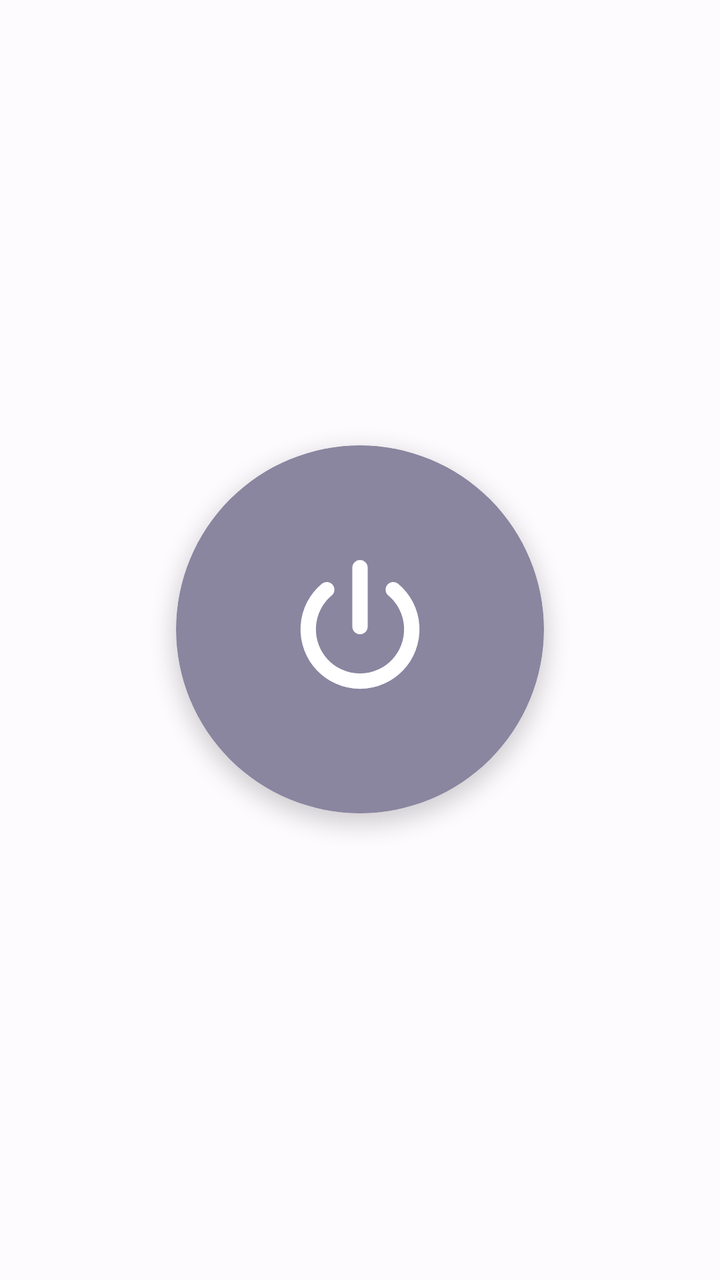
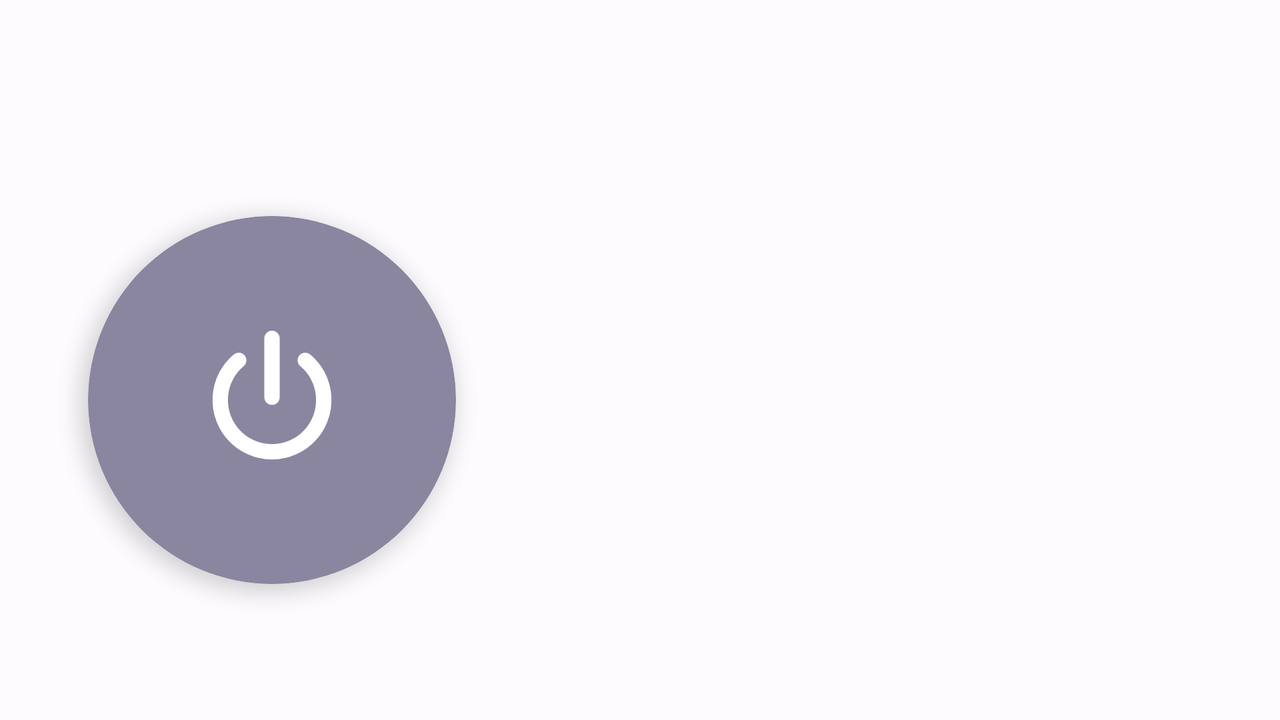

Compare how this app lays out the same screen by default and in its alternative resource folder. The renders come first, then the two layout files and the values they reference.
<!-- AndroidManifest.xml: application theme Theme.Zastra -->
<!-- res/layout/activity_main.xml -->
<?xml version="1.0" encoding="utf-8"?>
<LinearLayout xmlns:android="http://schemas.android.com/apk/res/android"
    xmlns:app="http://schemas.android.com/apk/res-auto"
    android:id="@+id/root"
    android:layout_width="match_parent"
    android:layout_height="match_parent"
    android:background="?android:attr/colorBackground"
    android:orientation="vertical">

    <com.google.android.material.appbar.MaterialToolbar
        android:id="@+id/toolbar"
        android:layout_width="match_parent"
        android:layout_height="?attr/actionBarSize" />

    <androidx.core.widget.NestedScrollView
        android:layout_width="match_parent"
        android:layout_height="0dp"
        android:layout_weight="1"
        android:fillViewport="true">

        <LinearLayout
            android:layout_width="match_parent"
            android:layout_height="match_parent"
            android:gravity="center"
            android:orientation="vertical"
            android:padding="16dp">

            <ImageView
                android:layout_width="@dimen/logo_size"
                android:layout_height="@dimen/logo_size"
                android:layout_marginBottom="24dp"
                android:importantForAccessibility="no"
                android:src="@drawable/ic_logo" />

            <FrameLayout
                android:layout_width="@dimen/power_frame"
                android:layout_height="@dimen/power_frame">

                <com.google.android.material.progressindicator.CircularProgressIndicator
                    android:id="@+id/progress"
                    android:layout_width="wrap_content"
                    android:layout_height="wrap_content"
                    android:layout_gravity="center"
                    android:indeterminate="true"
                    android:visibility="invisible"
                    app:indicatorColor="@color/state_connecting"
                    app:indicatorSize="@dimen/power_indicator"
                    app:trackColor="@android:color/transparent"
                    app:trackThickness="6dp" />

                <com.google.android.material.card.MaterialCardView
                    android:id="@+id/powerButton"
                    android:layout_width="@dimen/power_size"
                    android:layout_height="@dimen/power_size"
                    android:layout_gravity="center"
                    android:clickable="true"
                    android:contentDescription="@string/connect_button_cd"
                    android:focusable="true"
                    app:cardBackgroundColor="@color/state_off"
                    app:cardCornerRadius="@dimen/power_radius"
                    app:cardElevation="6dp"
                    app:strokeWidth="0dp">

                    <ImageView
                        android:layout_width="@dimen/power_icon"
                        android:layout_height="@dimen/power_icon"
                        android:layout_gravity="center"
                        android:importantForAccessibility="no"
                        android:src="@drawable/ic_power" />
                </com.google.android.material.card.MaterialCardView>
            </FrameLayout>

            <TextView
                android:id="@+id/statusText"
                android:layout_width="wrap_content"
                android:layout_height="wrap_content"
                android:layout_marginTop="28dp"
                android:textAppearance="?attr/textAppearanceHeadlineSmall" />

            <TextView
                android:id="@+id/hintText"
                android:layout_width="match_parent"
                android:layout_height="wrap_content"
                android:layout_marginTop="8dp"
                android:gravity="center"
                android:paddingHorizontal="24dp"
                android:textAppearance="?attr/textAppearanceBodyMedium"
                android:textColor="?attr/colorOnSurfaceVariant" />

            <TextView
                android:id="@+id/statsText"
                android:layout_width="wrap_content"
                android:layout_height="wrap_content"
                android:layout_marginTop="16dp"
                android:textAppearance="?attr/textAppearanceBodyMedium"
                android:visibility="invisible" />

            <LinearLayout
                android:id="@+id/tvActions"
                android:layout_width="wrap_content"
                android:layout_height="wrap_content"
                android:layout_marginTop="16dp"
                android:orientation="horizontal"
                android:visibility="gone">

                <Button
                    android:id="@+id/btnSettings"
                    style="?attr/materialButtonOutlinedStyle"
                    android:layout_width="wrap_content"
                    android:layout_height="wrap_content"
                    android:layout_marginEnd="12dp"
                    android:text="@string/menu_settings" />

                <Button
                    android:id="@+id/btnLog"
                    style="?attr/materialButtonOutlinedStyle"
                    android:layout_width="wrap_content"
                    android:layout_height="wrap_content"
                    android:text="@string/menu_log" />
            </LinearLayout>
        </LinearLayout>
    </androidx.core.widget.NestedScrollView>

    <TextView
        android:id="@+id/pacInfo"
        android:layout_width="match_parent"
        android:layout_height="wrap_content"
        android:gravity="center"
        android:padding="16dp"
        android:textAppearance="?attr/textAppearanceBodySmall"
        android:textColor="?attr/colorOnSurfaceVariant" />
</LinearLayout>
<!-- resources referenced by this layout -->
<resources>
  <color name="state_connecting">#E0A100</color>
  <color name="state_off">#8A86A0</color>
  <dimen name="logo_size">72dp</dimen>
  <dimen name="power_frame">240dp</dimen>
  <dimen name="power_icon">84dp</dimen>
  <dimen name="power_indicator">224dp</dimen>
  <dimen name="power_radius">92dp</dimen>
  <dimen name="power_size">184dp</dimen>
  <!-- drawable ic_power (drawable) -->
  <?xml version="1.0" encoding="utf-8"?>
  <vector xmlns:android="http://schemas.android.com/apk/res/android"
      android:width="24dp"
      android:height="24dp"
      android:viewportWidth="24"
      android:viewportHeight="24">
      <path
          android:pathData="M12,3.2L12,11.6"
          android:strokeColor="@color/button_icon"
          android:strokeLineCap="round"
          android:strokeWidth="2.2" />
      <path
          android:pathData="M7.243,6.331A7.4,7.4 0,1 0,16.757 6.331"
          android:strokeColor="@color/button_icon"
          android:strokeLineCap="round"
          android:strokeWidth="2.2" />
  </vector>
  <string name="connect_button_cd">Включить или выключить VPN</string>
  <string name="menu_log">Журнал</string>
  <string name="menu_settings">Настройки</string>
  <!-- from res/values-v30/ -->
  <style name="Theme.Zastra" parent="Theme.Material3.DayNight.NoActionBar">
          <item name="colorPrimary">@color/zastra_primary</item>
          <item name="colorOnPrimary">@color/zastra_on_primary</item>
          <item name="colorPrimaryContainer">@color/zastra_primary_container</item>
          <item name="colorOnPrimaryContainer">@color/zastra_on_primary_container</item>
          <item name="colorSecondary">@color/zastra_secondary</item>
          <item name="android:colorBackground">@color/zastra_background</item>
          <item name="colorSurface">@color/zastra_surface</item>
          <item name="colorOnSurface">@color/zastra_on_surface</item>
      </style>
  <color name="button_icon">#FFFFFF</color>
  <color name="zastra_primary">#5B3FC9</color>
  <color name="zastra_on_primary">#FFFFFF</color>
  <color name="zastra_primary_container">#E5DEFF</color>
  <color name="zastra_on_primary_container">#1B0B5E</color>
  <color name="zastra_secondary">#645A7D</color>
  <color name="zastra_background">#FEFBFF</color>
  <color name="zastra_surface">#FEFBFF</color>
  <color name="zastra_on_surface">#1C1B20</color>
</resources>
<!-- res/layout-land/activity_main.xml (the repository's variant of the layout above) -->
<!-- drawn on the phone turned sideways -->
<?xml version="1.0" encoding="utf-8"?>
<LinearLayout xmlns:android="http://schemas.android.com/apk/res/android"
    xmlns:app="http://schemas.android.com/apk/res-auto"
    android:id="@+id/root"
    android:layout_width="match_parent"
    android:layout_height="match_parent"
    android:background="?android:attr/colorBackground"
    android:orientation="vertical">

    <com.google.android.material.appbar.MaterialToolbar
        android:id="@+id/toolbar"
        android:layout_width="match_parent"
        android:layout_height="?attr/actionBarSize" />

    <androidx.core.widget.NestedScrollView
        android:layout_width="match_parent"
        android:layout_height="0dp"
        android:layout_weight="1"
        android:fillViewport="true">

        <LinearLayout
            android:layout_width="match_parent"
            android:layout_height="match_parent"
            android:gravity="center"
            android:orientation="horizontal"
            android:padding="16dp">

            <FrameLayout
                android:layout_width="@dimen/power_frame"
                android:layout_height="@dimen/power_frame"
                android:layout_marginEnd="32dp">

                <com.google.android.material.progressindicator.CircularProgressIndicator
                    android:id="@+id/progress"
                    android:layout_width="wrap_content"
                    android:layout_height="wrap_content"
                    android:layout_gravity="center"
                    android:indeterminate="true"
                    android:visibility="invisible"
                    app:indicatorColor="@color/state_connecting"
                    app:indicatorSize="@dimen/power_indicator"
                    app:trackColor="@android:color/transparent"
                    app:trackThickness="6dp" />

                <com.google.android.material.card.MaterialCardView
                    android:id="@+id/powerButton"
                    android:layout_width="@dimen/power_size"
                    android:layout_height="@dimen/power_size"
                    android:layout_gravity="center"
                    android:clickable="true"
                    android:contentDescription="@string/connect_button_cd"
                    android:focusable="true"
                    app:cardBackgroundColor="@color/state_off"
                    app:cardCornerRadius="@dimen/power_radius"
                    app:cardElevation="6dp"
                    app:strokeWidth="0dp">

                    <ImageView
                        android:layout_width="@dimen/power_icon"
                        android:layout_height="@dimen/power_icon"
                        android:layout_gravity="center"
                        android:importantForAccessibility="no"
                        android:src="@drawable/ic_power" />
                </com.google.android.material.card.MaterialCardView>
            </FrameLayout>

            <LinearLayout
                android:layout_width="0dp"
                android:layout_height="wrap_content"
                android:layout_weight="1"
                android:gravity="center_horizontal"
                android:orientation="vertical">

                <ImageView
                    android:layout_width="@dimen/logo_size"
                    android:layout_height="@dimen/logo_size"
                    android:layout_marginBottom="16dp"
                    android:importantForAccessibility="no"
                    android:src="@drawable/ic_logo" />

                <TextView
                    android:id="@+id/statusText"
                    android:layout_width="wrap_content"
                    android:layout_height="wrap_content"
                    android:textAppearance="?attr/textAppearanceHeadlineSmall" />

                <TextView
                    android:id="@+id/hintText"
                    android:layout_width="match_parent"
                    android:layout_height="wrap_content"
                    android:layout_marginTop="8dp"
                    android:gravity="center"
                    android:textAppearance="?attr/textAppearanceBodyMedium"
                    android:textColor="?attr/colorOnSurfaceVariant" />

                <TextView
                    android:id="@+id/statsText"
                    android:layout_width="wrap_content"
                    android:layout_height="wrap_content"
                    android:layout_marginTop="12dp"
                    android:textAppearance="?attr/textAppearanceBodyMedium"
                    android:visibility="invisible" />

                <LinearLayout
                    android:id="@+id/tvActions"
                    android:layout_width="wrap_content"
                    android:layout_height="wrap_content"
                    android:layout_marginTop="16dp"
                    android:orientation="horizontal"
                    android:visibility="gone">

                    <Button
                        android:id="@+id/btnSettings"
                        style="?attr/materialButtonOutlinedStyle"
                        android:layout_width="wrap_content"
                        android:layout_height="wrap_content"
                        android:layout_marginEnd="12dp"
                        android:text="@string/menu_settings" />

                    <Button
                        android:id="@+id/btnLog"
                        style="?attr/materialButtonOutlinedStyle"
                        android:layout_width="wrap_content"
                        android:layout_height="wrap_content"
                        android:text="@string/menu_log" />
                </LinearLayout>
            </LinearLayout>
        </LinearLayout>
    </androidx.core.widget.NestedScrollView>

    <TextView
        android:id="@+id/pacInfo"
        android:layout_width="match_parent"
        android:layout_height="wrap_content"
        android:gravity="center"
        android:padding="12dp"
        android:textAppearance="?attr/textAppearanceBodySmall"
        android:textColor="?attr/colorOnSurfaceVariant" />
</LinearLayout>
